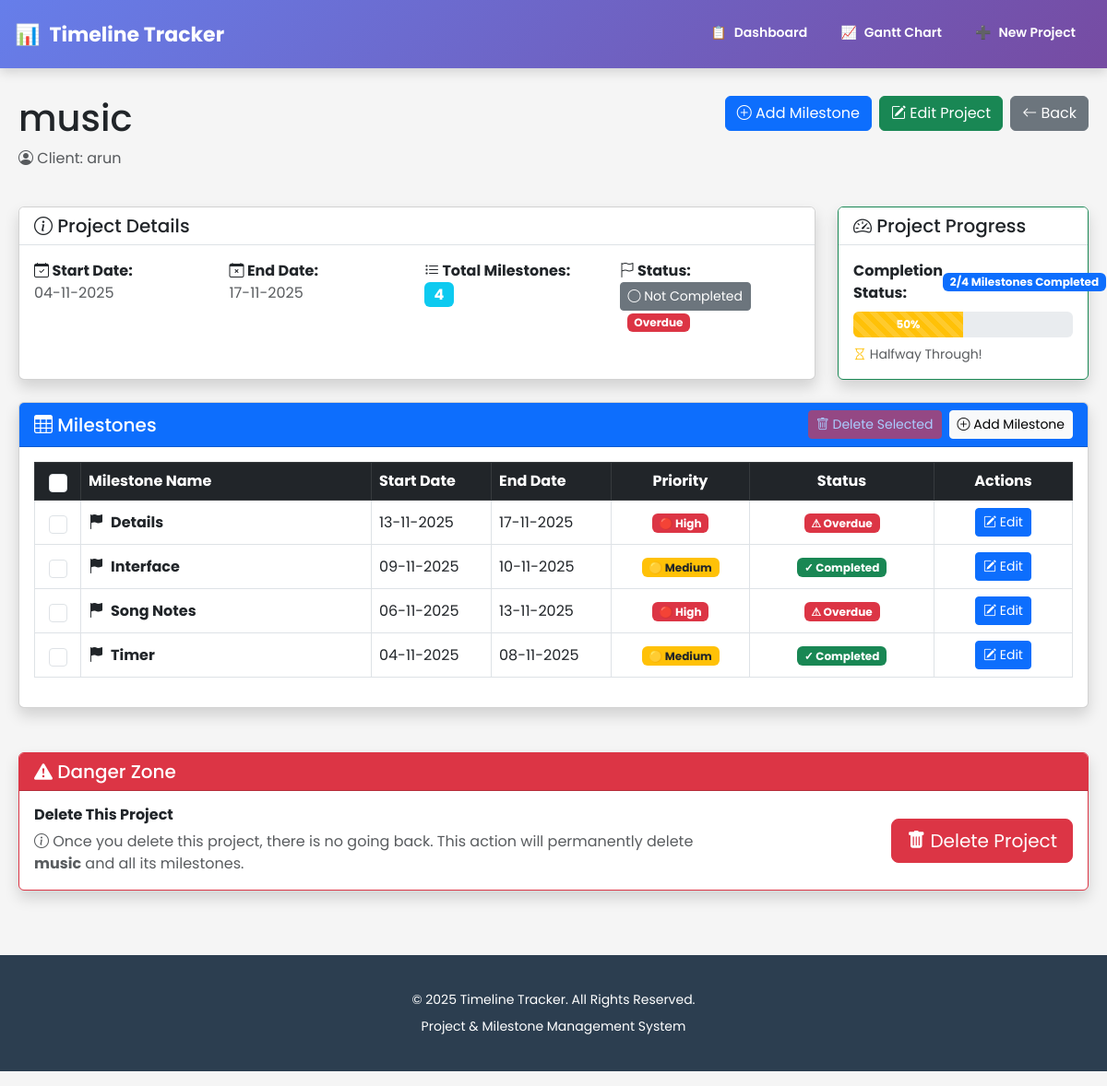
The app's page /project/1 with its own data.
### app.py (models this page shows, shortened)
class Project(db.Model):
    id = db.Column(db.Integer, primary_key=True)
    project_name = db.Column(db.String(200), nullable=False)
    client_name = db.Column(db.String(200), nullable=False)
    start_date = db.Column(db.Date, nullable=False)
    end_date = db.Column(db.Date, nullable=False)
    created_at = db.Column(db.DateTime, default=datetime.now())
    status = db.Column(db.String(20), default='Not Completed')
    milestones = db.relationship('Milestone', backref='project', lazy=True, cascade='all, delete-orphan')

class Milestone(db.Model):
    id = db.Column(db.Integer, primary_key=True)
    project_id = db.Column(db.Integer, db.ForeignKey('project.id'), nullable=False)
    milestone_name = db.Column(db.String(200), nullable=False)
    start_date = db.Column(db.Date, nullable=False)
    end_date = db.Column(db.Date, nullable=False)
    status = db.Column(db.String(50), default='Not Started')
    priority = db.Column(db.String(20), default='Medium')

### app.py (the view)
@app.route('/project/<int:project_id>')
def view_project(project_id):
    project = Project.query.get_or_404(project_id)
    today = datetime.now().date()
    completed_milestones_count = 0
    total_milestones = len(project.milestones)
    for milestone in project.milestones:
        actual_status = get_milestone_status(milestone, today)
        if milestone.status != actual_status:
            milestone.status = actual_status
        if actual_status == 'Completed':
            completed_milestones_count += 1
    db.session.commit()
    completion_percentage = 0
    if total_milestones > 0:
        completion_percentage = round((completed_milestones_count / total_milestones) * 100)
    return render_template('view_project.html',
        project=project,
        today=date.today(),
        completed_milestones=completed_milestones_count,
        total_milestones=total_milestones,
        completion_percentage=completion_percentage)

### app.py (called while the page is built)
def get_milestone_status(milestone, today=None):
    if today is None:
        today = datetime.now().date()
    if milestone.status == 'Completed':
        return 'Completed'
    if milestone.status == 'In Progress':
        if milestone.end_date < today:
            return 'Overdue'  # Overdue means end_date passed but not completed
        return 'In Progress'
    if today < milestone.start_date:
        return 'Not Started'  # Before start date
    elif today > milestone.end_date:
        return 'Overdue'  # After end date, not completed
    else:
        return 'In Progress'  # Between start and end date

### templates/view_project.html (shortened to what this page needs)
{% extends "base.html" %}
{% block content %}
<div class="row mb-4">
    <div class="col-md-6">
        <h1>{{ project.project_name }}</h1>
        <p class="text-muted"><i class="bi bi-person-circle"></i> Client: {{ project.client_name }}</p>
    </div>
    <div class="col-md-6 text-end d-flex justify-content-end align-items-start flex-wrap gap-2">
        <a href="/add-milestone/{{ project.id }}" class="btn btn-primary"><i class="bi bi-plus-circle"></i> Add Milestone</a>
        <a href="{{ url_for('edit_project', project_id=project.id) }}" class="btn btn-success"> <i class="bi bi-pencil-square"></i> Edit Project </a>
        <a href="/" class="btn btn-secondary"><i class="bi bi-arrow-left"></i> Back</a>
    </div>
</div>
<div class="row mb-4 g-4">
  <div class="col-12 col-md-8 col-lg-9">
    <div class="card shadow h-100">
      <div class="card-header bg-white text-dark border-bottom">
        <h5 class="mb-0"><i class="bi bi-info-circle"></i> Project Details</h5>
      </div>
      <div class="card-body">
        <div class="row g-3">
          <div class="col-md-3">
            <strong><i class="bi bi-calendar-check"></i> Start Date:</strong><br>
            <span class="text-muted">{{ project.start_date.strftime('%d-%m-%Y') }}</span>
          </div>
          <div class="col-md-3">
            <strong><i class="bi bi-calendar-x"></i> End Date:</strong><br>
            <span class="text-muted">{{ project.end_date.strftime('%d-%m-%Y') }}</span>
          </div>
          <div class="col-md-3">
            <strong><i class="bi bi-list-task"></i> Total Milestones:</strong><br>
            <span class="badge bg-info fs-6">{{ project.milestones|length }}</span>
          </div>
          <div class="col-md-3">
            <strong><i class="bi bi-flag"></i> Status:</strong><br>
            <form method="post" action="{{ url_for('toggle_status', project_id=project.id) }}" style="display:inline;">
              {% if project.status == "Completed" %}
                <button type="submit" class="btn btn-success btn-sm">
                  <i class="bi bi-check-circle"></i> Completed
                </button>
              {% else %}
                <button type="submit" class="btn btn-secondary btn-sm">
                  <i class="bi bi-circle"></i> Not Completed
                </button>
              {% endif %}
            </form>
            {% if project.status == "Overdue" %}
              <span class="badge bg-danger ms-2">Overdue</span>
            {% elif project.status == "In Progress" %}
              <span class="badge bg-warning text-dark ms-2">In Progress</span>
            {% elif project.status == "Not Started" %}
              <span class="badge bg-secondary ms-2">Not Started</span>
            {% endif %}
          </div>
        </div>
      </div>
    </div>
  </div>
  <div class="col-12 col-md-4 col-lg-3">
    <div class="card shadow h-100 border-success">
      <div class="card-header bg-white text-dark border-bottom">
        <h5 class="mb-0"><i class="bi bi-speedometer2"></i> Project Progress</h5>
      </div>
      <div class="card-body">
        <div class="d-flex justify-content-between align-items-center mb-2">
          <span class="fw-bold fs-6">Completion Status:</span>
          <span class="badge bg-primary">{{ completed_milestones }}/{{ total_milestones }} Milestones Completed</span>
        </div>
        <div class="progress" style="height: 28px;">
          <div class="progress-bar progress-bar-striped progress-bar-animated
            {% if completion_percentage == 100 %}bg-success
            {% elif completion_percentage >= 75 %}bg-info
            {% elif completion_percentage >= 50 %}bg-warning
            {% else %}bg-danger{% endif %}"
            role="progressbar"
            style="width: {{ completion_percentage }}%;"
            aria-valuenow="{{ completion_percentage }}"
            aria-valuemin="0"
            aria-valuemax="100">
            <strong>{{ completion_percentage }}%</strong>
          </div>
        </div>
        <div class="mt-2 text-muted small">
          {% if completion_percentage == 100 %}
            <i class="bi bi-check-circle-fill text-success"></i> Project Completed!
          {% elif completion_percentage >= 75 %}
            <i class="bi bi-hourglass-split text-info"></i> Almost There!
          {% elif completion_percentage >= 50 %}
            <i class="bi bi-hourglass text-warning"></i> Halfway Through!
          {% elif completion_percentage > 0 %}
            <i class="bi bi-play-circle text-danger"></i> Just Getting Started!
          {% else %}
            <i class="bi bi-exclamation-triangle text-danger"></i> No Milestones Completed Yet.
          {% endif %}
        </div>
      </div>
    </div>
  </div>
</div>
<div class="row mb-4">
    <div class="col-12">
        <div class="card shadow">
            <div class="card-header bg-primary text-white d-flex justify-content-between align-items-center">
                <h5 class="mb-0"><i class="bi bi-table"></i> Milestones</h5>
                <div class="d-flex gap-2">
                    <button type="button" class="btn btn-sm btn-danger" id="deleteSelectedBtn" disabled onclick="deleteSelected()">
                        <i class="bi bi-trash"></i> Delete Selected
                    </button>
                    <a href="/add-milestone/{{ project.id }}" class="btn btn-sm btn-light"><i class="bi bi-plus-circle"></i> Add Milestone</a>
                </div>
            </div>
            <div class="card-body">
                {% if project.milestones %}
                <form id="deleteMilestonesForm" method="post" action="/delete-milestones">
                    <div class="table-responsive">
                        <table class="table table-hover table-bordered align-middle">
                            <thead class="table-dark">
                                <tr>
                                    <th class="text-center" style="width:50px;">
                                        <input type="checkbox" id="selectAll" class="form-check-input" style="width: 20px; height: 20px;" onchange="toggleSelectAll(this)">
                                    </th>
                                    <th>Milestone Name</th>
                                    <th style="width: 130px;">Start Date</th>
                                    <th style="width: 130px;">End Date</th>
                                    <th style="width: 150px;" class="text-center">Priority</th>
                                    <th style="width: 200px;" class="text-center">Status</th>
                                    <th style="width: 150px;" class="text-center">Actions</th>
                                </tr>
                            </thead>
                            <tbody>
                                {% for milestone in project.milestones %}
                                <tr>
                                    <td class="text-center">
                                        <input type="checkbox" name="milestone_ids" value="{{ milestone.id }}"
                                               class="form-check-input milestone-checkbox"
                                               style="width: 20px; height: 20px;"
                                               onchange="updateDeleteButton()">
                                    </td>
                                    <td><strong><i class="bi bi-flag-fill me-2"></i>{{ milestone.milestone_name }}</strong></td>
                                    <td>{{ milestone.start_date.strftime('%d-%m-%Y') }}</td>
                                    <td>{{ milestone.end_date.strftime('%d-%m-%Y') }}</td>
                                    <td class="text-center">
                                        {% if milestone.priority == "High" %}
                                            <span class="badge bg-danger">🔴 High</span>
                                        {% elif milestone.priority == "Medium" %}
                                            <span class="badge bg-warning text-dark">🟡 Medium</span>
                                        {% elif milestone.priority == "Low" %}
                                            <span class="badge bg-success">🟢 Low</span>
                                        {% else %}
                                            <span class="badge bg-secondary">-</span>
                                        {% endif %}
                                    </td>
                                    <td class="text-center">
                                        {% set display_status = milestone.status %}
                                        {% if today > milestone.end_date and milestone.status != 'Completed' %}
                                            {% set display_status = 'Overdue' %}
                                        {% elif today < milestone.start_date and milestone.status == 'In Progress' %}
                                            {% set display_status = 'Not Started' %}
                                        {% endif %}
                                        <span class="badge {% if display_status == 'Completed' %}bg-success{% elif display_status == 'Overdue' %}bg-danger{% elif display_status == 'In Progress' %}bg-warning text-dark{% else %}bg-secondary{% endif %}">
                                            {% if display_status == 'Completed' %}✓ Completed{% elif display_status == 'Overdue' %}⚠ Overdue{% elif display_status == 'In Progress' %}In Progress{% else %}Not Started{% endif %}
                                        </span>
                                    </td>
                                    <td class="text-center">
                                        <a href="{{ url_for('edit_milestone', milestone_id=milestone.id) }}" class="btn btn-sm btn-primary">
                                            <i class="bi bi-pencil-square"></i> Edit
                                        </a>
                                    </td>
                                </tr>
                                {% endfor %}
                            </tbody>
                        </table>
                    </div>
                </form>
                {% endif %}
            </div>
        </div>
    </div>
</div>
<div class="row mt-5">
    <div class="col-12">
        <div class="card shadow border-danger">
            <div class="card-header bg-danger text-white">
                <h5 class="mb-0"><i class="bi bi-exclamation-triangle-fill"></i> Danger Zone</h5>
            </div>
            <div class="card-body">
                <div class="row align-items-center">
                    <div class="col-md-8">
                        <h6 class="mb-2"><strong>Delete This Project</strong></h6>
                        <p class="text-muted mb-0">
                            <i class="bi bi-info-circle"></i>
                            Once you delete this project, there is no going back. This action will permanently delete
                            <strong>{{ project.project_name }}</strong> and all its milestones.
                        </p>
                    </div>
                    <div class="col-md-4 text-end">
                        <a href="#" class="btn btn-danger btn-lg" onclick="showDeleteProjectModal('{{ project.id }}', '{{ project.project_name }}'); return false;">
                            <i class="bi bi-trash-fill"></i> Delete Project
                        </a>
                    </div>
                </div>
            </div>
        </div>
    </div>
</div>
{% endblock %}

### templates/base.html (style rules this page uses)
* { margin: 0; padding: 0; box-sizing: border-box; }
body { font-family: 'Poppins', sans-serif; background-color: #f5f5f5; }

### records on screen
Project: project_name "music", client_name "arun", start_date "04-11-2025", end_date "17-11-2025"
Milestone: milestone_name "Details", start_date "13-11-2025", end_date "17-11-2025", priority "🔴 High", shows "⚠ Overdue"
Milestone: milestone_name "Interface", start_date "09-11-2025", end_date "10-11-2025", priority "🟡 Medium", status "✓ Completed"
Milestone: milestone_name "Song Notes", start_date "06-11-2025", end_date "13-11-2025", priority "🔴 High", shows "⚠ Overdue"
Milestone: milestone_name "Timer", start_date "04-11-2025", end_date "08-11-2025", priority "🟡 Medium", status "✓ Completed"

### other values on screen
{{ project.milestones|length }} "4"
{{ completed_milestones }} "2"
{{ total_milestones }} "4"
{{ completion_percentage }} "50"
